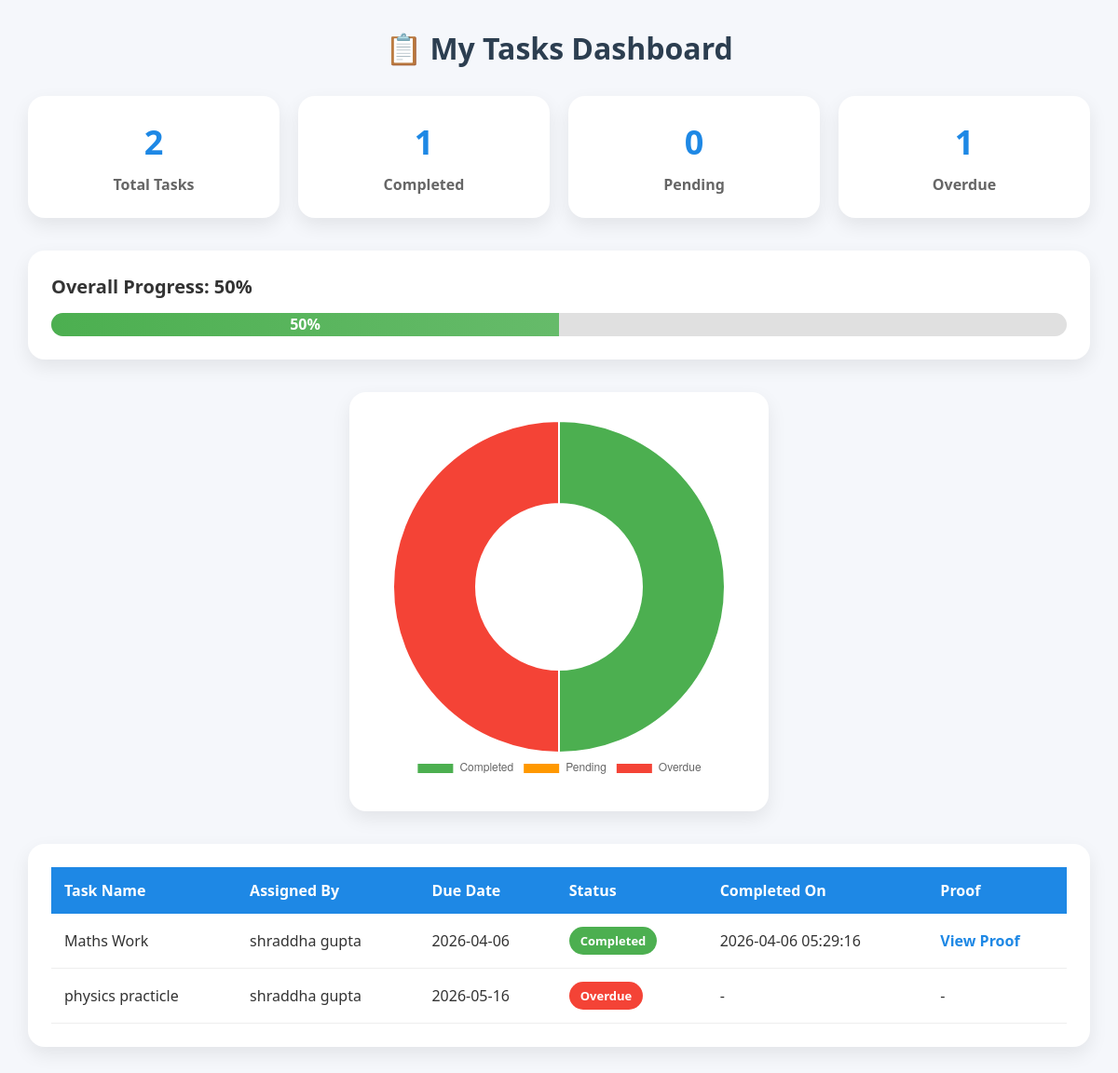
Before: /view_tasks (signed in) with the older database file.
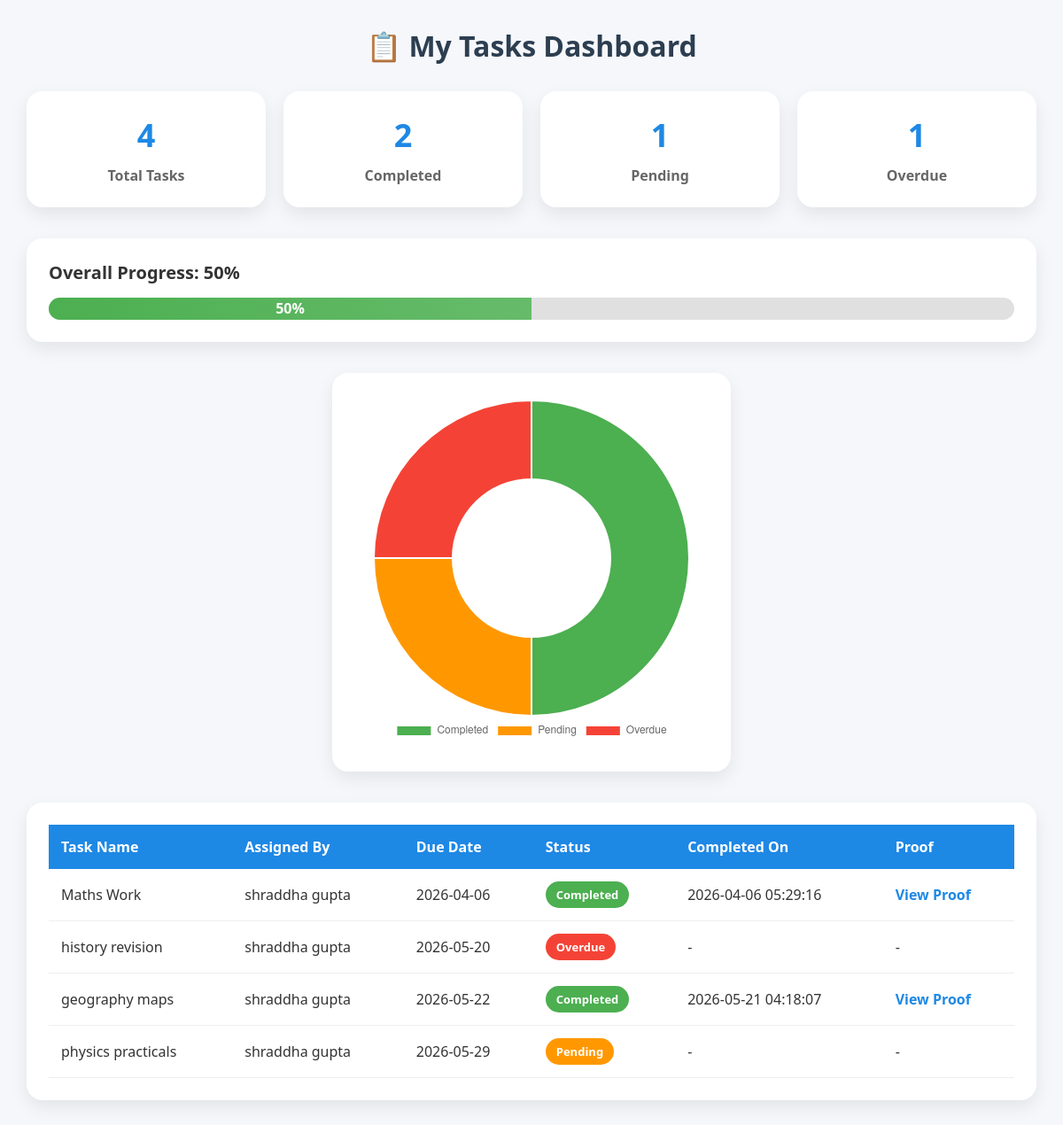
After: the same page with the newer database file.
### tables this page shows
CREATE TABLE child_task_status(
    id INTEGER PRIMARY KEY AUTOINCREMENT,
    task_id INTEGER,
    child_id INTEGER,
    completed INTEGER DEFAULT 0,
    proof_image TEXT,
    completed_time TIMESTAMP DEFAULT CURRENT_TIMESTAMP
);

CREATE TABLE tasks(
    id INTEGER PRIMARY KEY AUTOINCREMENT,
    child_id INTEGER,
    task_name TEXT,
    assigned_by TEXT,
    due_date TEXT
);

### app.py (the view)
@app.route("/view_tasks")
def view_tasks():
    if session.get("role") != "child":
        return redirect("/")
    conn = get_db_connection()
    child = conn.execute(
        "SELECT child_id FROM child WHERE user_id = ?",
        (session["user_id"],)
    ).fetchone()
    if not child:
        conn.close()
        return "Child not found"
    child_id = child["child_id"]
    tasks = conn.execute("""
        SELECT
            t.id,
            t.task_name,
            t.assigned_by,
            t.due_date,
            COALESCE(cts.completed, 0) AS completed,
            cts.proof_image,
            cts.completed_time
        FROM tasks t
        LEFT JOIN child_task_status cts
            ON t.id = cts.task_id
           AND cts.child_id = ?
        WHERE t.child_id = ?
        ORDER BY t.due_date ASC
    """, (child_id, child_id)).fetchall()
    conn.close()
    from datetime import datetime
    today = datetime.now().date()
    current_date = today.strftime("%Y-%m-%d")
    total_tasks = len(tasks)
    completed_tasks = 0
    pending_tasks = 0
    overdue_tasks = 0
    for task in tasks:
        if task["completed"] == 1:
            completed_tasks += 1
        else:
            try:
                due_date = datetime.strptime(
                    task["due_date"], "%Y-%m-%d"
                ).date()
                if due_date < today:
                    overdue_tasks += 1
                else:
                    pending_tasks += 1
            except:
                pending_tasks += 1
    if total_tasks > 0:
        overall_progress = int(
            (completed_tasks / total_tasks) * 100
        )
    else:
        overall_progress = 0
    return render_template(
        "view_task.html",
        tasks=tasks,
        total_tasks=total_tasks,
        completed_tasks=completed_tasks,
        pending_tasks=pending_tasks,
        overdue_tasks=overdue_tasks,
        overall_progress=overall_progress,
        current_date=current_date
    )

### app.py (called while the page is built)
def get_db_connection():
    conn = sqlite3.connect("database.db")
    conn.row_factory = sqlite3.Row
    return conn

### templates/view_task.html (shortened to what this page needs)
<!DOCTYPE html>
<html lang="en">
<head>
</head>
<body>
<div class="container">
    <h1>📋 My Tasks Dashboard</h1>
    <div class="summary">
        <div class="card">
            <h2>{{ total_tasks }}</h2>
            <p>Total Tasks</p>
        </div>
        <div class="card">
            <h2>{{ completed_tasks }}</h2>
            <p>Completed</p>
        </div>
        <div class="card">
            <h2>{{ pending_tasks }}</h2>
            <p>Pending</p>
        </div>
        <div class="card">
            <h2>{{ overdue_tasks }}</h2>
            <p>Overdue</p>
        </div>
    </div>
    <div class="progress-section">
        <div class="progress-title">
            Overall Progress: {{ overall_progress }}%
        </div>
        <div class="progress-bar">
            <div class="progress-fill" style="width: {{ overall_progress }}%;">
                {{ overall_progress }}%
            </div>
        </div>
    </div>
    <div class="chart-container">
        <canvas id="taskChart"></canvas>
    </div>
    <div class="table-container">
        {% if tasks %}
        <table>
            <thead>
                <tr>
                    <th>Task Name</th>
                    <th>Assigned By</th>
                    <th>Due Date</th>
                    <th>Status</th>
                    <th>Completed On</th>
                    <th>Proof</th>
                </tr>
            </thead>
            <tbody>
    {% for task in tasks %}
        {% set status = "Pending" %}
        {% set status_class = "pending" %}
        {% if task['completed'] == 1 %}
            {% set status = "Completed" %}
            {% set status_class = "completed" %}
        {% elif task['due_date'] and task['due_date'] < current_date %}
            {% set status = "Overdue" %}
            {% set status_class = "overdue" %}
        {% endif %}
        <tr>
            <td>{{ task['task_name'] }}</td>
            <td>{{ task['assigned_by'] }}</td>
            <td>{{ task['due_date'] }}</td>
            <td>
                <span class="status {{ status_class }}">
                    {{ status }}
                </span>
            </td>
            <td>
                {% if task['completed_time'] %}
                    {{ task['completed_time'] }}
                {% else %}
                    -
                {% endif %}
            </td>
            <td>
                {% if task['proof_image'] %}
                    <a href="{{ url_for('static',
                        filename='uploads/' + task['proof_image']) }}"
                       target="_blank"
                       class="proof-link">
                        View Proof
                    </a>
                {% else %}
                    -
                {% endif %}
            </td>
        </tr>
    {% endfor %}
</tbody>
        </table>
        {% else %}
            <div class="no-tasks">No tasks assigned yet.</div>
        {% endif %}
    </div>
</div>
<script>
const ctx = document.getElementById('taskChart').getContext('2d');
new Chart(ctx, {
    type: 'doughnut',
    data: {
        labels: ['Completed', 'Pending', 'Overdue'],
        datasets: [{
            data: [
                {{ completed_tasks }},
                {{ pending_tasks }},
                {{ overdue_tasks }}
            ],
            backgroundColor: [
                '#4caf50',
                '#ff9800',
                '#f44336'
            ],
            borderWidth: 2
        }]
    },
    options: {
        responsive: true,
        plugins: {
            legend: {
                position: 'bottom'
            }
        }
    }
});
</script>
</body>
</html>

### templates/view_task.html (style rules this page uses)
* { margin: 0; padding: 0; box-sizing: border-box; font-family: "Segoe UI", sans-serif; }
body { background: #f5f7fb; padding: 30px; color: #333; }
.container { max-width: 1300px; margin: auto; }
h1 { text-align: center; margin-bottom: 30px; color: #2c3e50; font-size: 32px; font-weight: 700; }
.summary { display: grid; grid-template-columns: repeat(auto-fit, minmax(220px, 1fr)); gap: 20px; margin-bottom: 35px; }
.card { background: white; border-radius: 18px; padding: 25px; box-shadow: 0 8px 20px rgba(0,0,0,0.08); text-align: center; transition: 0.3s ease; }
.card h2 { font-size: 36px; margin-bottom: 10px; color: #1e88e5; }
.card p { font-size: 16px; color: #666; font-weight: 600; }
.progress-section { background: white; border-radius: 18px; padding: 25px; box-shadow: 0 8px 20px rgba(0,0,0,0.08); margin-bottom: 35px; }
.progress-title { font-size: 20px; font-weight: 600; margin-bottom: 15px; }
.progress-bar { width: 100%; background: #e0e0e0; border-radius: 30px; overflow: hidden; height: 25px; }
.progress-fill { height: 100%; background: linear-gradient(90deg, #4caf50, #66bb6a); text-align: center; color: white; font-weight: bold; line-height: 25px; }
.chart-container { background: white; border-radius: 18px; padding: 30px; box-shadow: 0 8px 20px rgba(0,0,0,0.08); margin-bottom: 35px; max-width: 450px; margin-left: auto; margin-right: auto; }
.table-container { background: white; border-radius: 18px; padding: 25px; box-shadow: 0 8px 20px rgba(0,0,0,0.08); overflow-x: auto; }
table { width: 100%; border-collapse: collapse; }
th { background: #1e88e5; color: white; padding: 14px; text-align: left; }
td { padding: 14px; border-bottom: 1px solid #eee; }
.status { padding: 6px 12px; border-radius: 20px; font-size: 13px; font-weight: 600; color: white; display: inline-block; }
.completed { background: #4caf50; }
.pending { background: #ff9800; }
.overdue { background: #f44336; }
.proof-link { color: #1e88e5; text-decoration: none; font-weight: 600; }

Changed rows visible on the page:
removed tasks: task_name "physics practicle", assigned_by "shraddha gupta", due_date "2026-05-16", status "Overdue"
added tasks: task_name "history revision", assigned_by "shraddha gupta", due_date "2026-05-20", status "Overdue"
added child_task_status: task_name "geography maps", assigned_by "shraddha gupta", due_date "2026-05-22", status "Completed", completed_time "2026-05-21 04:18:07"
added tasks: task_name "physics practicals", assigned_by "shraddha gupta", due_date "2026-05-29", status "Pending"
Other visible differences:
{{ total_tasks }}: "2" → "4"
{{ completed_tasks }}: "1" → "2"
{{ pending_tasks }}: "0" → "1"
chart data {{ completed_tasks }}: 1 → 2
chart data {{ pending_tasks }}: 0 → 1
